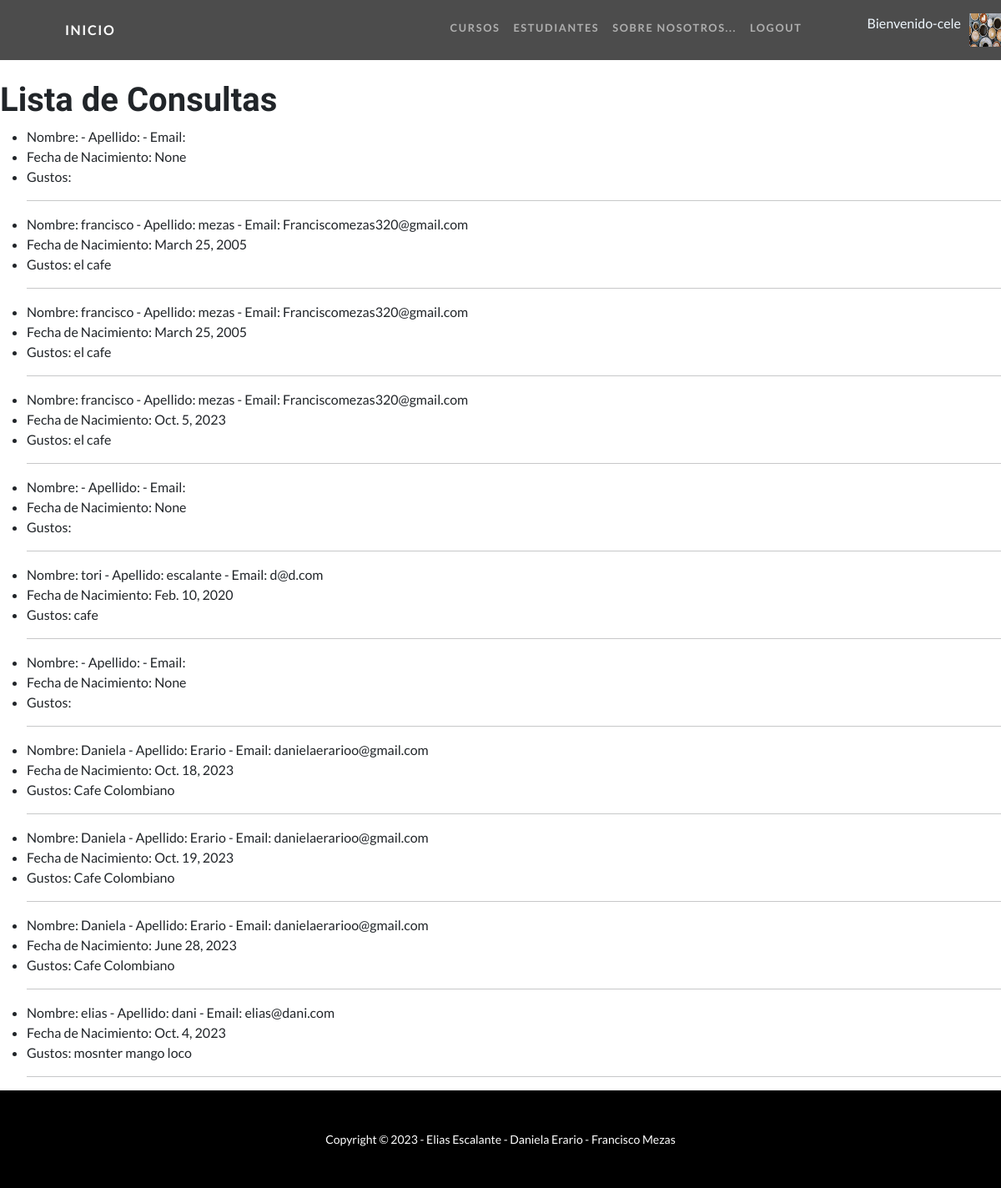
/lista-consultas/ (signed in), run on the app's committed database.
### User/models.py (models this page shows)
class Imagen(models.Model):
    user = models.ForeignKey(User, on_delete=models.CASCADE, null=True)
    imagen = models.ImageField(upload_to='imagenes', null=True, blank = True)
    def __str__(self):
        return f"{settings.MEDIA_URL}{self.imagen}"

### CursosApp/models.py (models this page shows, shortened)
class Alumno(models.Model):
    usuario = models.CharField(max_length=40, null=True)
    nombre = models.CharField(max_length=40)
    apellido = models.CharField(max_length=40)
    email = models.EmailField()
    nacimiento = models.DateField(null=True)
    gustos = models.CharField(max_length=40)
    cursos_inscriptos = models.ManyToManyField('Curso', blank=True)

### CursosApp/views.py (the view)
# urls.py: path('lista-consultas/', views.ListaConsultas.as_view(), name='lista_consultas'),
class ListaConsultas(ListView):
    model = Alumno
    template_name = 'CursosApp/consultas.html'
    context_object_name = 'consultas recibidas'

### CursosApp/context_processors.py (called while the page is built)
def custom_user(request):
    context = auth(request)
    user = context['user']
    if user.is_authenticated:
        imagen = Imagen.objects.filter(user=request.user.id)
        if len(imagen) > 0:
            context['user_avatar'] = imagen[0]
        else:
            context['user_avatar'] = ""
    return context

### CursosApp/templates/CursosApp/consultas.html
{% extends "CursosApp/base.html" %}
{% load static %}
{% block section1 %}
<br>
<br>
<br>
<br>
<h1>Lista de Consultas</h1>
<ul>
    {% for consulta in object_list %}
        <li>Nombre: {{ consulta.nombre }} - Apellido: {{ consulta.apellido }} - Email: {{ consulta.email }}</li>
        <li>Fecha de Nacimiento: {{ consulta.nacimiento }}</li>
        <li>Gustos: {{ consulta.gustos }}</li>
        <hr>
    {% endfor %}
</ul>
{% endblock %}

### CursosApp/templates/CursosApp/base.html (shortened to what this page needs)
<!DOCTYPE html>
<html lang="en">
    <head>
        {% load static %}
        <link href="{% static 'CursosApp/css/styles.css' %}" rel="stylesheet" />
    </head>
    <body id="page-top">
        <nav class="navbar navbar-expand-lg navbar-dark navbar-custom fixed-top">
            <div class="container px-5">
                <a class="navbar-brand" href="{% url 'Inicio' %}">Inicio</a>
                <div class="collapse navbar-collapse" id="navbarResponsive">
                    <ul class="navbar-nav ms-auto">
                        <li class="nav-item"><a class="nav-link" href="{% url 'Cursos' %}">Cursos</a></li>
                        {% if not request.user.is_authenticated %}
                        <li class="nav-item"><a class="nav-link" href="{% url 'Estudiantes' %}">Estudiantes</a></li>
                        {% else %}
                        <li class="nav-item"><a class="nav-link" href="{% url 'editar_perfil' %}">Estudiantes</a></li>
                        {% endif %}
                        <li class="nav-item"><a class="nav-link" href="{% url 'Nosotros' %}">Sobre Nosotros...</a></li>
                        {% if request.user.is_authenticated %}
                        <li class="nav-item"><a class="nav-link" href="{% url 'Logout' %}">Logout</a></li>
                        <li class="nav-item" style="position: relative;left: 70px; color: aliceblue">Bienvenido-{{user.username}}</li>
                            {% if user_avatar %}
                            <img src="{{user_avatar}}" alt="" style="height: 40px;width: 40px; position: relative; left: 80px;">
                            {% endif %}
                        {% endif %}
                    </ul>
                </div>
            </div>
        </nav>
    {% block section1 %}
    {% endblock %}
            <footer class="py-5 bg-black">
                <div class="container px-5"><p class="m-0 text-center text-white small">Copyright &copy; 2023 - Elias Escalante - Daniela Erario - Francisco Mezas</p></div>
            </footer>
        </body>
    </html>

### data on the page
Imagen: imagen (picture)
Alumno: nacimiento "None"
Alumno: nombre "francisco", apellido "mezas", email "Franciscomezas320@gmail.com", nacimiento "March 25, 2005", gustos "el cafe"
Alumno: nombre "francisco", apellido "mezas", email "Franciscomezas320@gmail.com", nacimiento "March 25, 2005", gustos "el cafe"
Alumno: nombre "francisco", apellido "mezas", email "Franciscomezas320@gmail.com", nacimiento "Oct. 5, 2023", gustos "el cafe"
Alumno: nacimiento "None"
Alumno: nombre "tori", apellido "escalante", email "d@d.com", nacimiento "Feb. 10, 2020", gustos "cafe"
Alumno: nacimiento "None"
Alumno: nombre "Daniela", apellido "Erario", email "danielaerarioo@gmail.com", nacimiento "Oct. 18, 2023", gustos "Cafe Colombiano"
Alumno: nombre "Daniela", apellido "Erario", email "danielaerarioo@gmail.com", nacimiento "Oct. 19, 2023", gustos "Cafe Colombiano"
Alumno: nombre "Daniela", apellido "Erario", email "danielaerarioo@gmail.com", nacimiento "June 28, 2023", gustos "Cafe Colombiano"
Alumno: nombre "elias", apellido "dani", email "elias@dani.com", nacimiento "Oct. 4, 2023", gustos "mosnter mango loco"

### other printed values
{{ user.username }} "cele"
